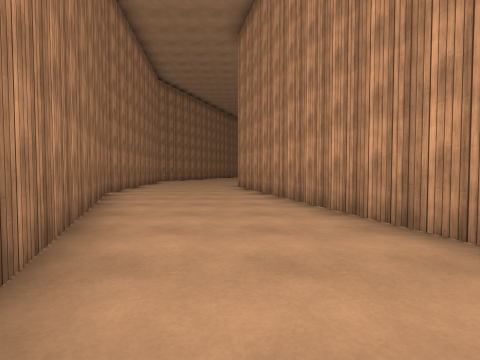
view 1 (above)

22 first-person views from a walk through a 3-D level made in the Unity game engine. The camera is 1.2 m above the floor, tilts 2° down and sees 85° across. The floor is counted in squares, 2 m on a side. Each view is taken from the middle of a square. On the plan, view 1 faces up. The plan holds only what a view shows up to about 9 squares ahead; the rest is blank. The place goes on beyond the plan. The player is left out. Some surface patterns are stand-ins.

view 2
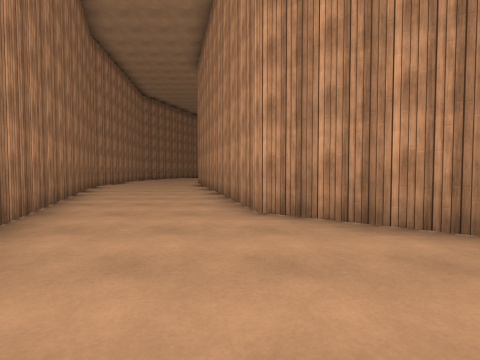

view 3
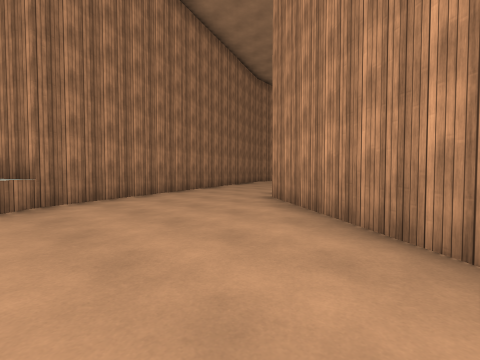

view 4
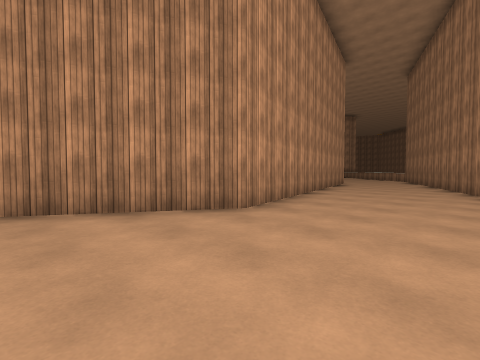

view 5
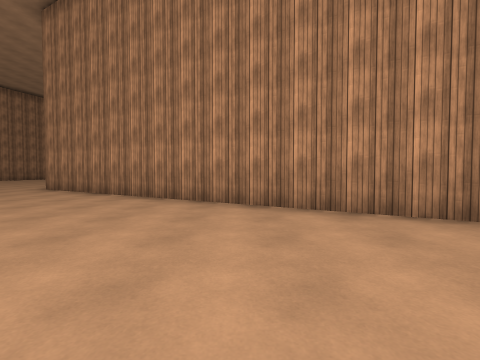

view 6
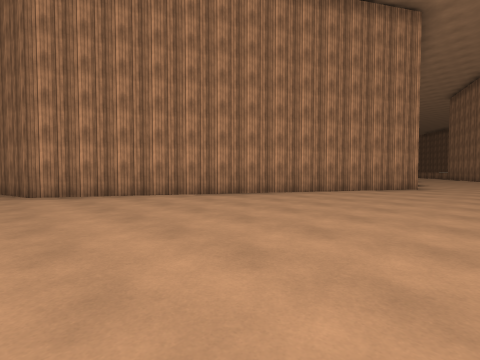

view 7
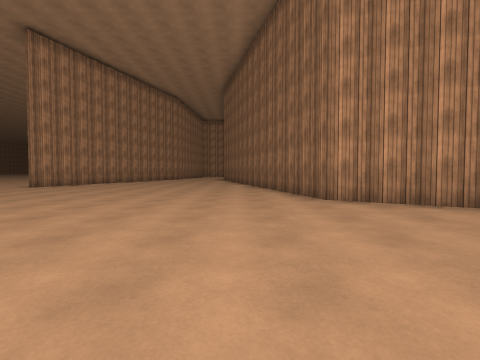

view 8
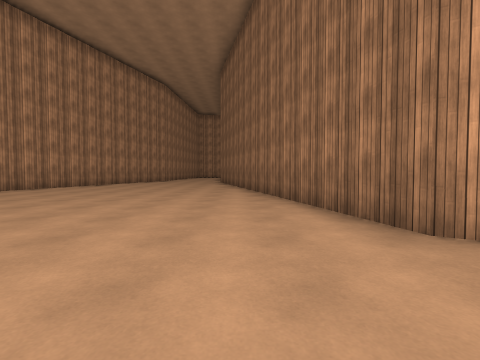

view 9
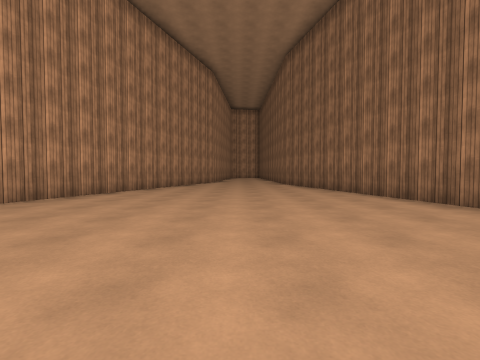

view 10
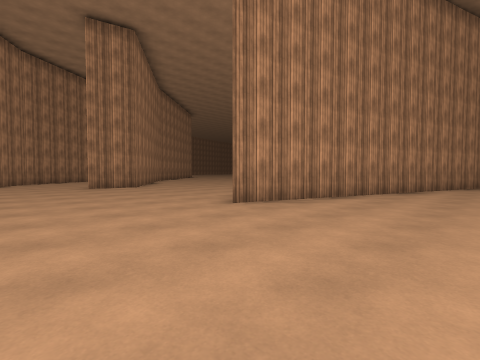

view 11
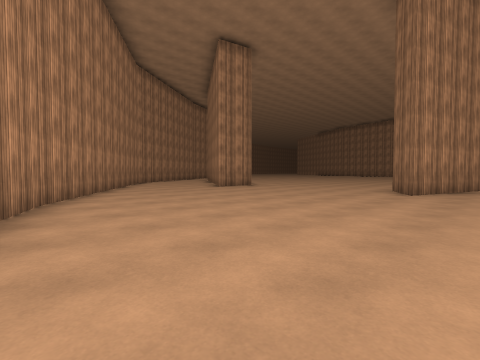

view 12
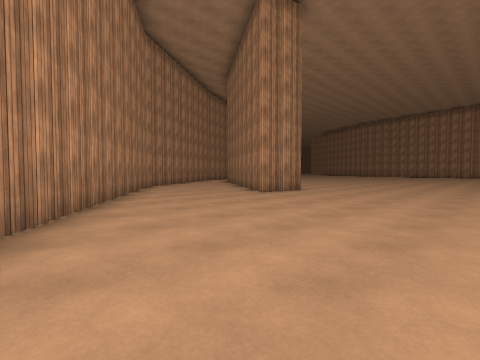

view 13
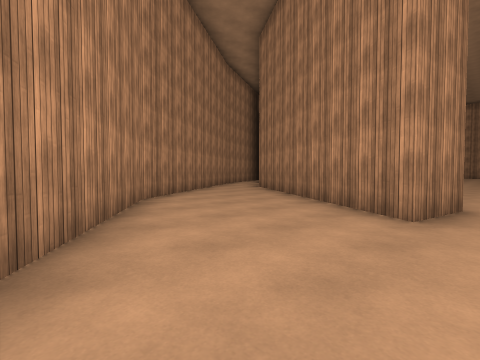

view 14
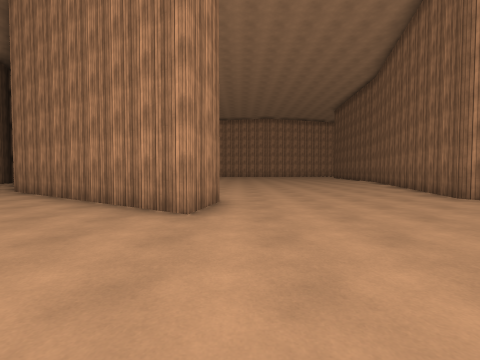

view 15
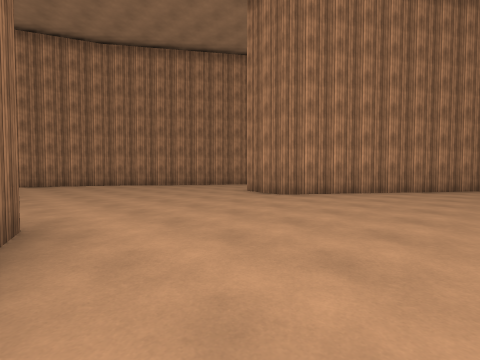

view 16
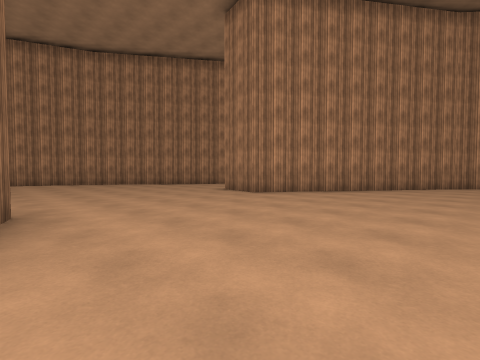

view 17
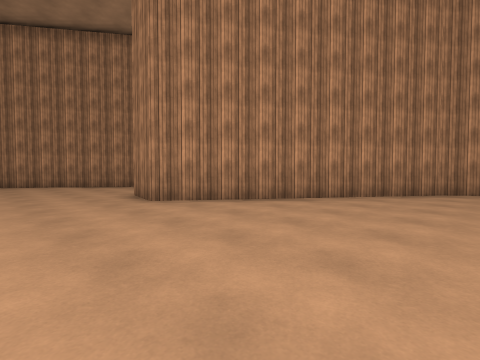

view 18
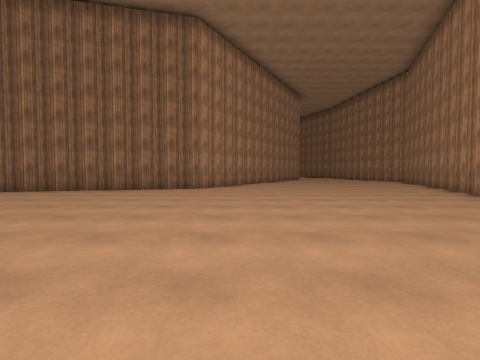

view 19
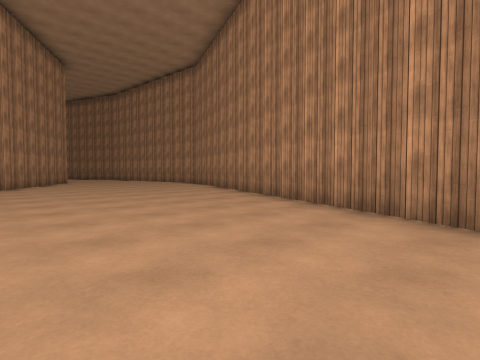

view 20
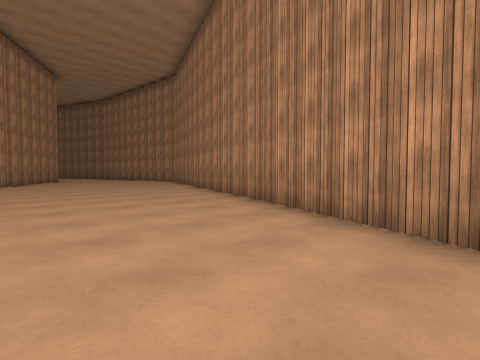

view 21
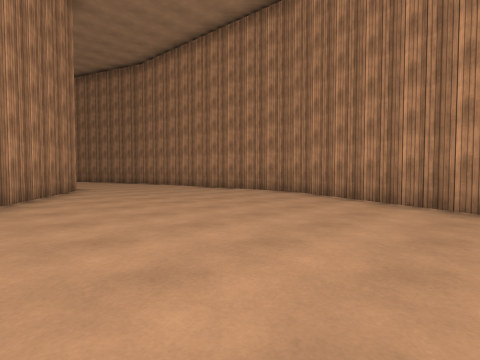

view 22
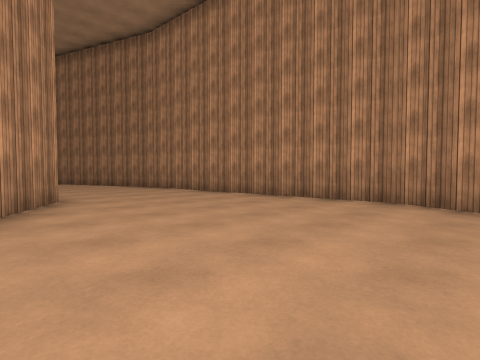

### Floor plan
Points are (right, up) in squares from view 1. A wall is a line through its corners. A room is listed if a view was taken in it or the views show most of it. See-through windows are left out.
Room 1 (views 1, 2, 3)
walls: (6, -1.8) (2.3, 0.8) (1.3, 4.8); (-2, 3.1) (0.7, -3.3) (0, -3.8)
low walls: (0.7, -3.3) (1.1, -3.8)
ways out: opening at (-0.5, 4.5) to room 2
Room 2 (views 4, 5, 6, 7, 8, 9, 10, 11, 12, 13, 14, 15, 16, 17, 18, 19, 20, 21, 22)
walls: (0.4, 26.9) (-4.8, 14.7); (2.7, 32.6) (2.1, 31.2); (15.5, 26.4) (9.3, 28.5) (10.7, 29.3) (14, 28.3); (-4.5, 14.7) (-3.5, 6.8) (-2, 3.1); (10.5, 41.3) (7.4, 39.3) (2.7, 32.5); (14, 40) (10.1, 34.4) (8.6, 34.7) (12.6, 40.5); (14.7, 40.5) (13.9, 39.9); (1.3, 4.8) (-0.1, 10) (5.4, 19.2) (14.1, 21.4)
ways out: opening at (-0.5, 4.5) to room 1

Where each view was taken, in squares from view 1:
view 1: 0 up, 0 right, facing up
view 2: 3 down, 2 right, facing up
view 3: 4 down, 6 right, facing up-left
view 4: 13 up, 3 left, facing down-right
view 5: 13 up, 3 left, facing right
view 6: 20 up, 2 left, facing down-right
view 7: 21 up, 0 right, facing right
view 8: 21 up, 3 right, facing right
view 9: 24 up, 5 right, facing right
view 10: 25 up, 6 right, facing up-right
view 11: 27 up, 2 right, facing up-right
view 12: 30 up, 3 right, facing up-right
view 13: 34 up, 5 right, facing up-right
view 14: 34 up, 5 right, facing right
view 15: 29 up, 14 right, facing up-left
view 16: 29 up, 15 right, facing up-left
view 17: 32 up, 15 right, facing up-left
view 18: 28 up, 4 right, facing down
view 19: 25 up, 3 right, facing down-left
view 20: 27 up, 3 right, facing down-left
view 21: 19 up, 2 right, facing down-left
view 22: 16 up, 1 right, facing down-left
